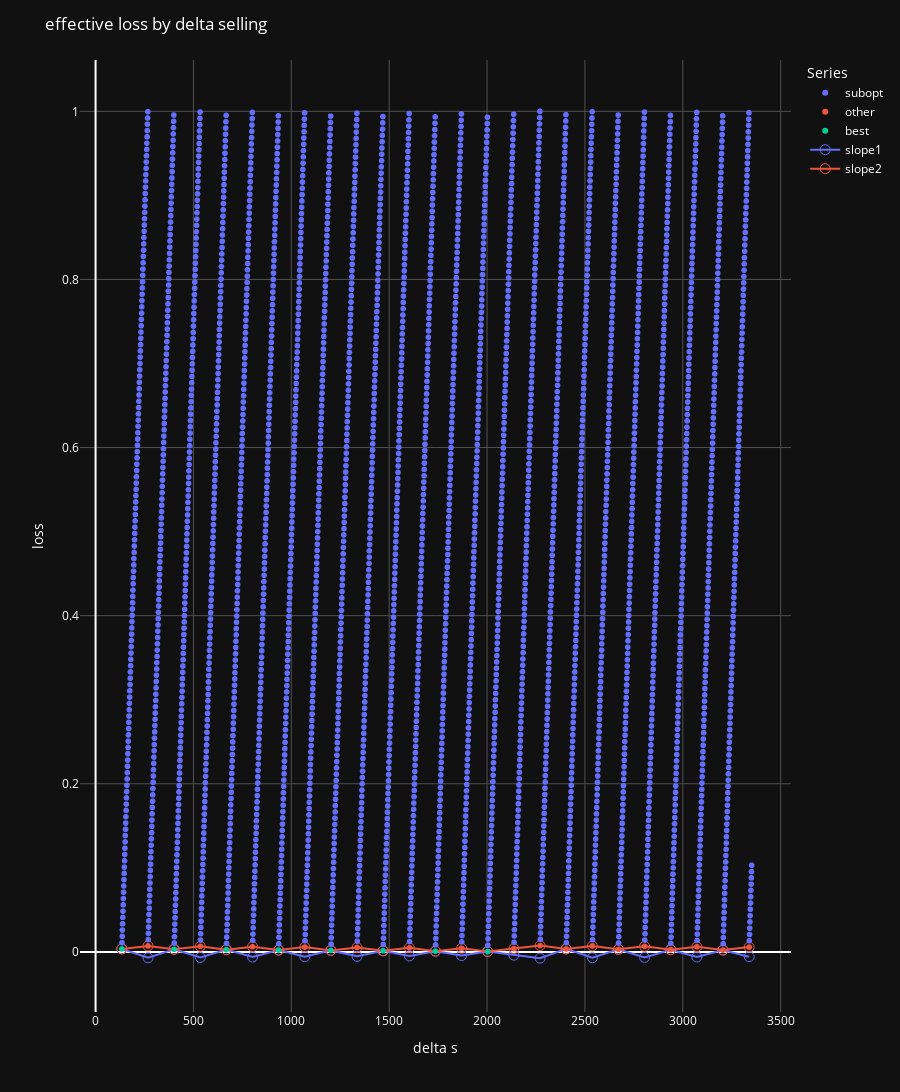

The notebook cell saved with this chart:
### Code cell
# Create an interactive scatter plot
fig = px.scatter(combined_df, x='delta_s', y='loss', color='Series', #size='point_size',
                 hover_data=['delta_b', 'delta_s', 'loss'])

# Add lines for specified series
# for series in slopes_df:
#     fig.add_trace(px.line(series, x='delta_s', y='loss', color='Series').data[0])

# Concatenate all DataFrames in slopes_df
all_slopes_df = pd.concat(slopes_df)
# Create a line plot for all slopes
line_fig = px.line(all_slopes_df, x='delta_s', y='loss', color='Series', hover_data=['delta_b', 'delta_s', 'loss'], markers=True)

# Add each line trace individually
for trace in line_fig.data:
    trace.update(marker=dict(symbol='circle-open', size=10)) 
    fig.add_trace(trace)

# Update marker properties to have darker outlines
# fig.update_traces(marker=dict(line=dict(width=1, color='rgba(40,40,40,1)')))  # Adjust the color as needed

# Update marker properties to remove outlines or match the fill color
fig.update_traces(marker=dict(line=dict(width=0)))  # Removes the outline

# Alternatively, to set the outline to the same color as the fill:
# fig.update_traces(marker=dict(line=dict(width=1, color='SAME_COLOR')))


# Update the layout for dark mode
fig.update_layout(
    title='Scatter Plot in Dark Mode',
    plot_bgcolor='rgb(17,17,17)',  # Dark plot background
    paper_bgcolor='rgb(17,17,17)',  # Dark paper background
    font_color='white',  # White text for better contrast
    xaxis=dict(
        gridcolor='rgb(80,80,80)',  # Darker gridlines
    ),
    yaxis=dict(
        gridcolor='rgb(80,80,80)',  # Darker gridlines
    )
)

# Add plot titles and labels
fig.update_layout(title='effective loss by delta selling',
                  xaxis_title='delta s',
                  yaxis_title='loss',
                  # showlegend=False,
                  height=1600)
                  

# fig.update_yaxes(range=[combined_df['loss'].min(), combined_df['loss'].max()])  # Adjust the range as needed

# # Sort the DataFrame by 'ratio' in descending order
# sorted_df = combined_df.sort_values(by='loss', ascending=False)

# # Adding a line that connects the dots in decreasing order of their y-value
# fig.add_trace(px.line(sorted_df, x='delta_b', y='loss').data[0])

# # Find the five lowest unique y-values (ratios)
# lowest_ratios = combined_df['loss'].unique()
# lowest_ratios.sort()

# # Group by 'ratio' and draw lines for each of the five lowest ratios
# for loss in lowest_ratios[:20]:
#     group = combined_df[combined_df['loss'] == loss]
#     # Sort each group by 'delta_b' to make line connections logical
#     sorted_group = group.sort_values(by='delta_b')
#     fig.add_trace(px.line(sorted_group, x='delta_b', y='loss').data[0])

# # Adjusting the plot size and layout
# fig.update_layout(title='Scatter Plot with Lines for Lowest Y-values',
#                   xaxis_title='Delta_b',
#                   yaxis_title='loss',
#                   height=800)

# Show the plot
fig.show()

### Figure 1 — Plotly figure (JSON) as saved in the notebook; plotly's stock layout.template omitted (floating-point values rounded to 4 significant figures; data arrays with more than 128 entries replaced by an {"elided": "..."} marker saying what was removed)
{"data": [{"customdata": {"elided": "3194x1 int values"}, "hovertemplate": "Series=subopt<br>delta_s=%{x}<br>loss=%{y}<br>delta_b=%{customdata[0]}<extra></extra>", "legendgroup": "subopt", "marker": {"color": "#636efa", "line": {"width": 0}, "symbol": "circle"}, "mode": "markers", "name": "subopt", "showlegend": true, "type": "scattergl", "x": {"elided": "3194 int values"}, "xaxis": "x", "y": {"elided": "3194 float values"}, "yaxis": "y"}, {"customdata": [[2], [4], [6], [8], [10], [12], [14], [16], [17], [18], [19], [20], [21], [22], [23], [24], [25]], "hovertemplate": "Series=other<br>delta_s=%{x}<br>loss=%{y}<br>delta_b=%{customdata[0]}<extra></extra>", "legendgroup": "other", "marker": {"color": "#EF553B", "line": {"width": 0}, "symbol": "circle"}, "mode": "markers", "name": "other", "showlegend": true, "type": "scattergl", "x": [268, 535, 802, 1069, 1336, 1603, 1870, 2137, 2271, 2404, 2538, 2671, 2805, 2938, 3072, 3205, 3339], "xaxis": "x", "y": [0.007046, 0.006602, 0.006159, 0.005716, 0.005272, 0.004829, 0.004386, 0.003942, 0.007465, 0.003499, 0.007022, 0.003056, 0.006578, 0.002612, 0.006135, 0.002169, 0.005692], "yaxis": "y"}, {"customdata": [[1], [3], [5], [7], [9], [11], [13], [15]], "hovertemplate": "Series=best<br>delta_s=%{x}<br>loss=%{y}<br>delta_b=%{customdata[0]}<extra></extra>", "legendgroup": "best", "marker": {"color": "#00cc96", "line": {"width": 0}, "symbol": "circle"}, "mode": "markers", "name": "best", "showlegend": true, "type": "scattergl", "x": [134, 401, 668, 935, 1202, 1469, 1736, 2003], "xaxis": "x", "y": [0.003523, 0.003079, 0.002636, 0.002193, 0.001749, 0.001306, 0.0008627, 0.0004194], "yaxis": "y"}, {"customdata": [[1], [2], [3], [4], [5], [6], [7], [8], [9], [10], [11], [12], [13], [14], [15], [16], [17], [18], [19], [20], [21], [22], [23], [24], [25]], "hovertemplate": "Series=slope1<br>delta_s=%{x}<br>loss=%{y}<br>delta_b=%{customdata[0]}<extra></extra>", "legendgroup": "slope1", "line": {"color": "#636efa", "dash": "solid"}, "marker": {"line": {"width": 0}, "size": 10, "symbol": "circle-open"}, "mode": "lines+markers", "name": "slope1", "orientation": "v", "showlegend": true, "type": "scatter", "x": [134, 268, 401, 535, 668, 802, 935, 1069, 1202, 1336, 1469, 1603, 1736, 1870, 2003, 2137, 2271, 2404, 2538, 2671, 2805, 2938, 3072, 3205, 3339], "xaxis": "x", "y": [0.003523, -0.007046, 0.003079, -0.006602, 0.002636, -0.006159, 0.002193, -0.005716, 0.001749, -0.005272, 0.001306, -0.004829, 0.0008627, -0.004386, 0.0004194, -0.003942, -0.007465, 0.003499, -0.007022, 0.003056, -0.006578, 0.002612, -0.006135, 0.002169, -0.005692], "yaxis": "y"}, {"customdata": [[1], [2], [3], [4], [5], [6], [7], [8], [9], [10], [11], [12], [13], [14], [15], [16], [17], [18], [19], [20], [21], [22], [23], [24], [25]], "hovertemplate": "Series=slope2<br>delta_s=%{x}<br>loss=%{y}<br>delta_b=%{customdata[0]}<extra></extra>", "legendgroup": "slope2", "line": {"color": "#EF553B", "dash": "solid"}, "marker": {"line": {"width": 0}, "size": 10, "symbol": "circle-open"}, "mode": "lines+markers", "name": "slope2", "orientation": "v", "showlegend": true, "type": "scatter", "x": [134, 268, 401, 535, 668, 802, 935, 1069, 1202, 1336, 1469, 1603, 1736, 1870, 2003, 2137, 2271, 2404, 2538, 2671, 2805, 2938, 3072, 3205, 3339], "xaxis": "x", "y": [0.003523, 0.007046, 0.003079, 0.006602, 0.002636, 0.006159, 0.002193, 0.005716, 0.001749, 0.005272, 0.001306, 0.004829, 0.0008627, 0.004386, 0.0004194, 0.003942, 0.007465, 0.003499, 0.007022, 0.003056, 0.006578, 0.002612, 0.006135, 0.002169, 0.005692], "yaxis": "y"}], "layout": {"font": {"color": "white"}, "height": 1600, "legend": {"title": {"text": "Series"}, "tracegroupgap": 0}, "margin": {"t": 60}, "paper_bgcolor": "rgb(17,17,17)", "plot_bgcolor": "rgb(17,17,17)", "title": {"text": "effective loss by delta selling"}, "xaxis": {"anchor": "y", "domain": [0, 1], "gridcolor": "rgb(80,80,80)", "title": {"text": "delta s"}}, "yaxis": {"anchor": "x", "domain": [0, 1], "gridcolor": "rgb(80,80,80)", "title": {"text": "loss"}}}}
